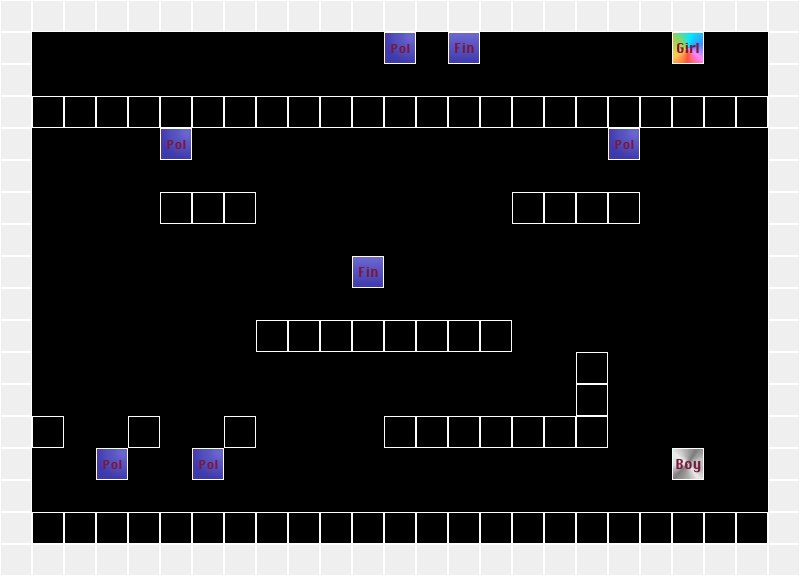

This game map was drawn from its Tiled (.tmx) file and the tilesets committed beside it. A one-line description and the trimmed map source follow:
An orthogonal 25x18 tile map with 32x32 px tiles, 1 tile layer (level).

<map version="1.0" orientation="orthogonal" width="25" height="18" tilewidth="32" tileheight="32">
 <properties>
  <property name="bg" value="snow" />
  <property name="end" value="so we used the telephone" />
  <property name="start" value="police came after me" />
 </properties>
 <tileset firstgid="1" name="1" tilewidth="32" tileheight="32">
  <image source="tilesheet.jpg" width="192" height="96" />
 </tileset>
 <layer name="level" width="25" height="18">
  <data>[450 cells, 164 non-empty, 6 distinct tile ids]</data>
 </layer>
</map>
